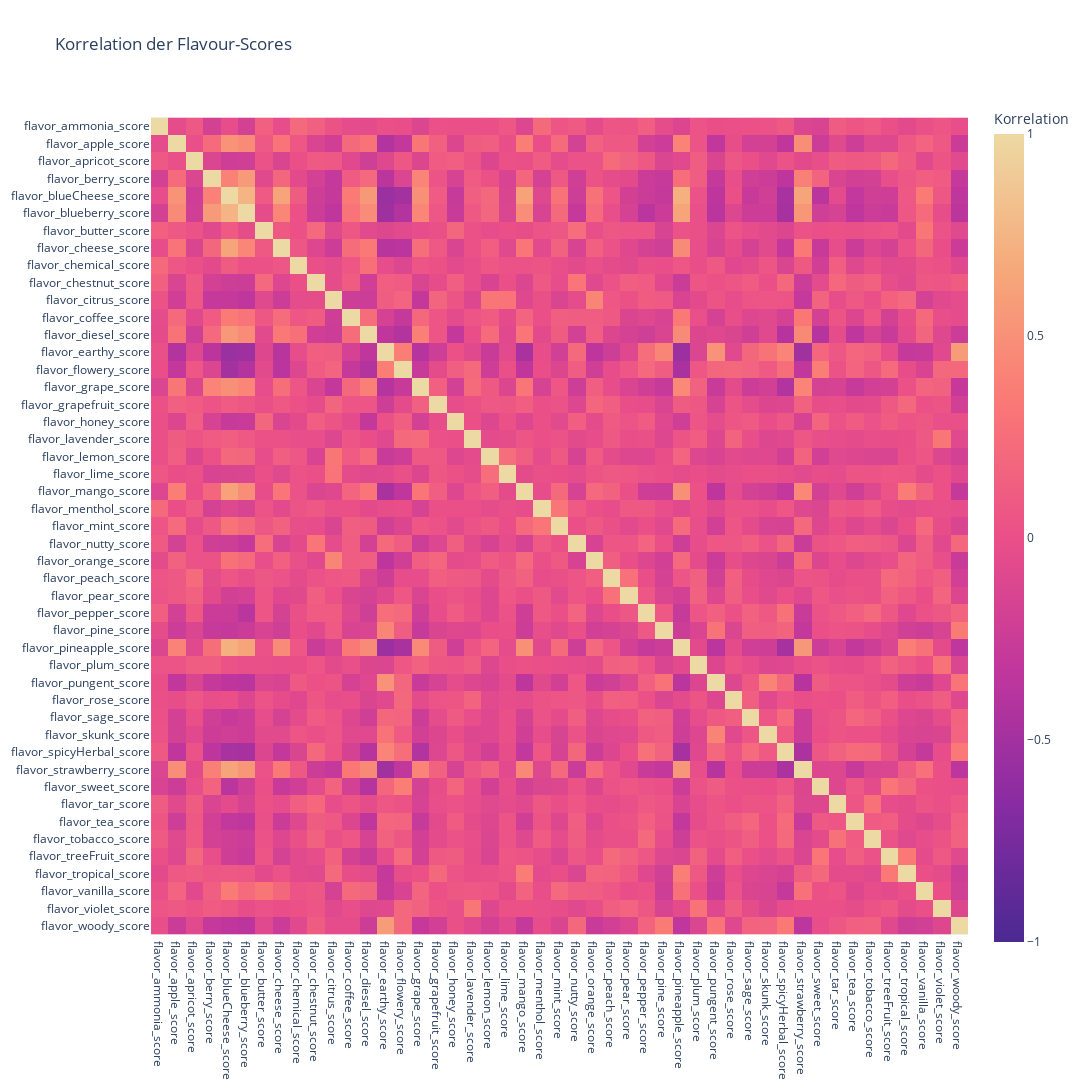

Source (notebook cell):
### Code cell
flavor_corr = df_flavors[flavor_cols].corr()

fig = px.imshow(
    flavor_corr,
    color_continuous_scale="agsunset",
    zmin=-1,
    zmax=1,
    labels=dict(color="Korrelation"),
    title="Korrelation der Flavour-Scores",
)
fig.update_layout(width=1400, height=1200, font=dict(size=12))

fig.update_xaxes(side="bottom")
fig.show()

### Figure 1 — Plotly figure (JSON) as saved in the notebook; plotly's stock layout.template omitted (floating-point values rounded to 4 significant figures; data arrays with more than 128 entries replaced by an {"elided": "..."} marker saying what was removed)
{"data": [{"coloraxis": "coloraxis", "hovertemplate": "x: %{x}<br>y: %{y}<br>Korrelation: %{z}<extra></extra>", "name": "0", "type": "heatmap", "x": ["flavor_ammonia_score", "flavor_apple_score", "flavor_apricot_score", "flavor_berry_score", "flavor_blueCheese_score", "flavor_blueberry_score", "flavor_butter_score", "flavor_cheese_score", "flavor_chemical_score", "flavor_chestnut_score", "flavor_citrus_score", "flavor_coffee_score", "flavor_diesel_score", "flavor_earthy_score", "flavor_flowery_score", "flavor_grape_score", "flavor_grapefruit_score", "flavor_honey_score", "flavor_lavender_score", "flavor_lemon_score", "flavor_lime_score", "flavor_mango_score", "flavor_menthol_score", "flavor_mint_score", "flavor_nutty_score", "flavor_orange_score", "flavor_peach_score", "flavor_pear_score", "flavor_pepper_score", "flavor_pine_score", "flavor_pineapple_score", "flavor_plum_score", "flavor_pungent_score", "flavor_rose_score", "flavor_sage_score", "flavor_skunk_score", "flavor_spicyHerbal_score", "flavor_strawberry_score", "flavor_sweet_score", "flavor_tar_score", "flavor_tea_score", "flavor_tobacco_score", "flavor_treeFruit_score", "flavor_tropical_score", "flavor_vanilla_score", "flavor_violet_score", "flavor_woody_score"], "xaxis": "x", "y": ["flavor_ammonia_score", "flavor_apple_score", "flavor_apricot_score", "flavor_berry_score", "flavor_blueCheese_score", "flavor_blueberry_score", "flavor_butter_score", "flavor_cheese_score", "flavor_chemical_score", "flavor_chestnut_score", "flavor_citrus_score", "flavor_coffee_score", "flavor_diesel_score", "flavor_earthy_score", "flavor_flowery_score", "flavor_grape_score", "flavor_grapefruit_score", "flavor_honey_score", "flavor_lavender_score", "flavor_lemon_score", "flavor_lime_score", "flavor_mango_score", "flavor_menthol_score", "flavor_mint_score", "flavor_nutty_score", "flavor_orange_score", "flavor_peach_score", "flavor_pear_score", "flavor_pepper_score", "flavor_pine_score", "flavor_pineapple_score", "flavor_plum_score", "flavor_pungent_score", "flavor_rose_score", "flavor_sage_score", "flavor_skunk_score", "flavor_spicyHerbal_score", "flavor_strawberry_score", "flavor_sweet_score", "flavor_tar_score", "flavor_tea_score", "flavor_tobacco_score", "flavor_treeFruit_score", "flavor_tropical_score", "flavor_vanilla_score", "flavor_violet_score", "flavor_woody_score"], "yaxis": "y", "z": {"elided": "47x47 float values"}}], "layout": {"coloraxis": {"cmax": 1, "cmin": -1, "colorbar": {"title": {"text": "Korrelation"}}, "colorscale": [[0, "rgb(75, 41, 145)"], [0.1667, "rgb(135, 44, 162)"], [0.3333, "rgb(192, 54, 157)"], [0.5, "rgb(234, 79, 136)"], [0.6667, "rgb(250, 120, 118)"], [0.8333, "rgb(246, 169, 122)"], [1, "rgb(237, 217, 163)"]]}, "font": {"size": 12}, "height": 1200, "title": {"text": "Korrelation der Flavour-Scores"}, "width": 1400, "xaxis": {"anchor": "y", "constrain": "domain", "domain": [0, 1], "scaleanchor": "y", "side": "bottom"}, "yaxis": {"anchor": "x", "autorange": "reversed", "constrain": "domain", "domain": [0, 1]}}}
